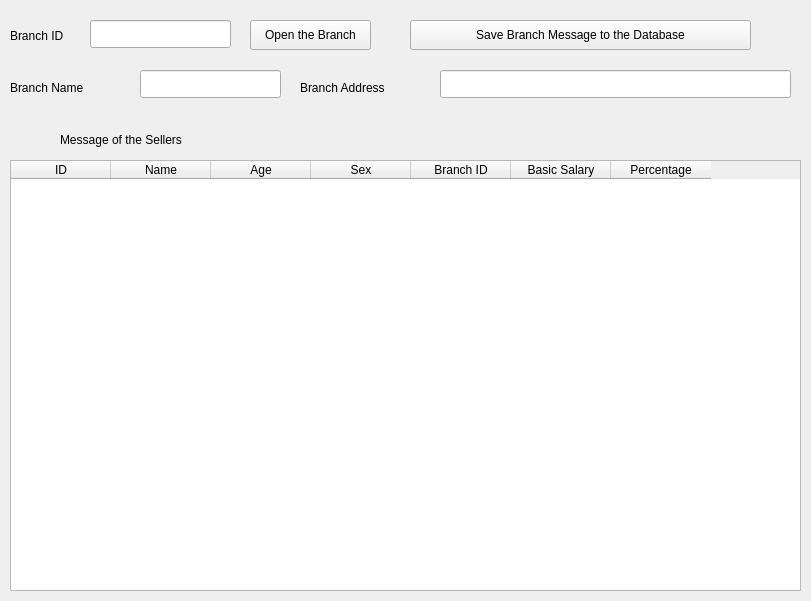
<?xml version="1.0" encoding="UTF-8"?>
<ui version="4.0">
 <class>BranchManage</class>
 <widget class="QWidget" name="BranchManage">
  <property name="geometry">
   <rect>
    <x>0</x>
    <y>0</y>
    <width>811</width>
    <height>601</height>
   </rect>
  </property>
  <property name="windowTitle">
   <string>Branch Management</string>
  </property>
  <widget class="QLineEdit" name="idEdit">
   <property name="geometry">
    <rect>
     <x>90</x>
     <y>20</y>
     <width>141</width>
     <height>28</height>
    </rect>
   </property>
  </widget>
  <widget class="QLabel" name="label">
   <property name="geometry">
    <rect>
     <x>10</x>
     <y>25</y>
     <width>71</width>
     <height>21</height>
    </rect>
   </property>
   <property name="text">
    <string>Branch ID</string>
   </property>
  </widget>
  <widget class="QPushButton" name="openButton">
   <property name="geometry">
    <rect>
     <x>250</x>
     <y>20</y>
     <width>121</width>
     <height>30</height>
    </rect>
   </property>
   <property name="text">
    <string>Open the Branch</string>
   </property>
  </widget>
  <widget class="QLabel" name="label_2">
   <property name="geometry">
    <rect>
     <x>10</x>
     <y>80</y>
     <width>111</width>
     <height>16</height>
    </rect>
   </property>
   <property name="text">
    <string>Branch Name</string>
   </property>
  </widget>
  <widget class="QLineEdit" name="nameEdit">
   <property name="geometry">
    <rect>
     <x>140</x>
     <y>70</y>
     <width>141</width>
     <height>28</height>
    </rect>
   </property>
  </widget>
  <widget class="QLabel" name="label_3">
   <property name="geometry">
    <rect>
     <x>300</x>
     <y>80</y>
     <width>131</width>
     <height>16</height>
    </rect>
   </property>
   <property name="text">
    <string>Branch Address</string>
   </property>
  </widget>
  <widget class="QLineEdit" name="addrEdit">
   <property name="geometry">
    <rect>
     <x>440</x>
     <y>70</y>
     <width>351</width>
     <height>28</height>
    </rect>
   </property>
  </widget>
  <widget class="QPushButton" name="saveButton">
   <property name="geometry">
    <rect>
     <x>410</x>
     <y>20</y>
     <width>341</width>
     <height>30</height>
    </rect>
   </property>
   <property name="text">
    <string>Save Branch Message to the Database</string>
   </property>
  </widget>
  <widget class="QLabel" name="label_4">
   <property name="geometry">
    <rect>
     <x>60</x>
     <y>129</y>
     <width>211</width>
     <height>21</height>
    </rect>
   </property>
   <property name="text">
    <string>Message of the Sellers</string>
   </property>
  </widget>
  <widget class="QTableWidget" name="tableWidget">
   <property name="geometry">
    <rect>
     <x>10</x>
     <y>160</y>
     <width>791</width>
     <height>431</height>
    </rect>
   </property>
   <property name="editTriggers">
    <set>QAbstractItemView::NoEditTriggers</set>
   </property>
   <column>
    <property name="text">
     <string>ID</string>
    </property>
   </column>
   <column>
    <property name="text">
     <string>Name</string>
    </property>
   </column>
   <column>
    <property name="text">
     <string>Age</string>
    </property>
   </column>
   <column>
    <property name="text">
     <string>Sex</string>
    </property>
   </column>
   <column>
    <property name="text">
     <string>Branch ID</string>
    </property>
   </column>
   <column>
    <property name="text">
     <string>Basic Salary</string>
    </property>
   </column>
   <column>
    <property name="text">
     <string>Percentage</string>
    </property>
   </column>
  </widget>
 </widget>
 <resources/>
 <connections>
  <connection>
   <sender>openButton</sender>
   <signal>clicked()</signal>
   <receiver>BranchManage</receiver>
   <slot>onOpenClicked()</slot>
   <hints>
    <hint type="sourcelabel">
     <x>256</x>
     <y>35</y>
    </hint>
    <hint type="destinationlabel">
     <x>258</x>
     <y>50</y>
    </hint>
   </hints>
  </connection>
  <connection>
   <sender>saveButton</sender>
   <signal>clicked()</signal>
   <receiver>BranchManage</receiver>
   <slot>onSaveClicked()</slot>
   <hints>
    <hint type="sourcelabel">
     <x>647</x>
     <y>32</y>
    </hint>
    <hint type="destinationlabel">
     <x>672</x>
     <y>21</y>
    </hint>
   </hints>
  </connection>
 </connections>
 <slots>
  <slot>onOpenClicked()</slot>
  <slot>onSaveClicked()</slot>
 </slots>
</ui>
